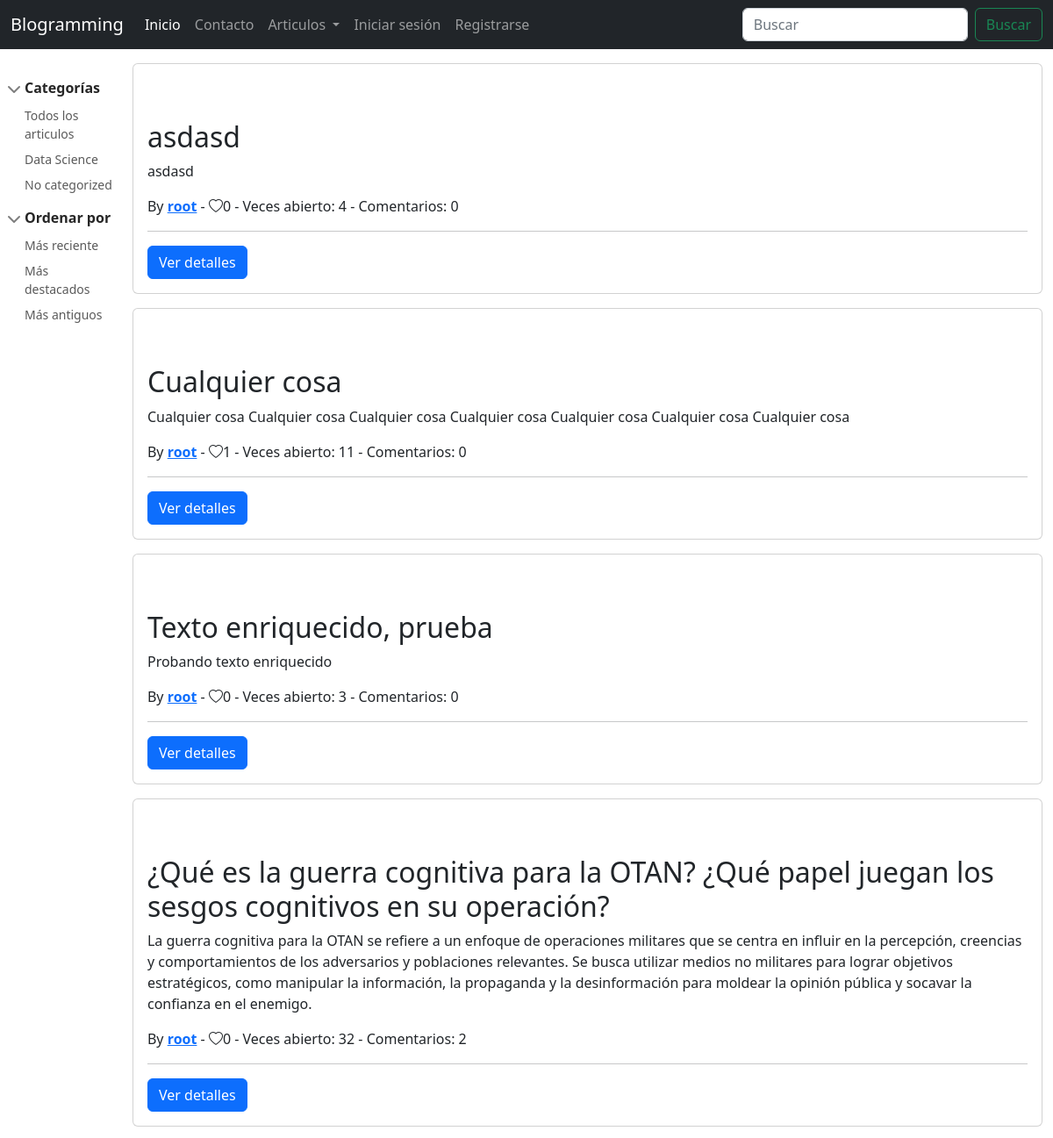
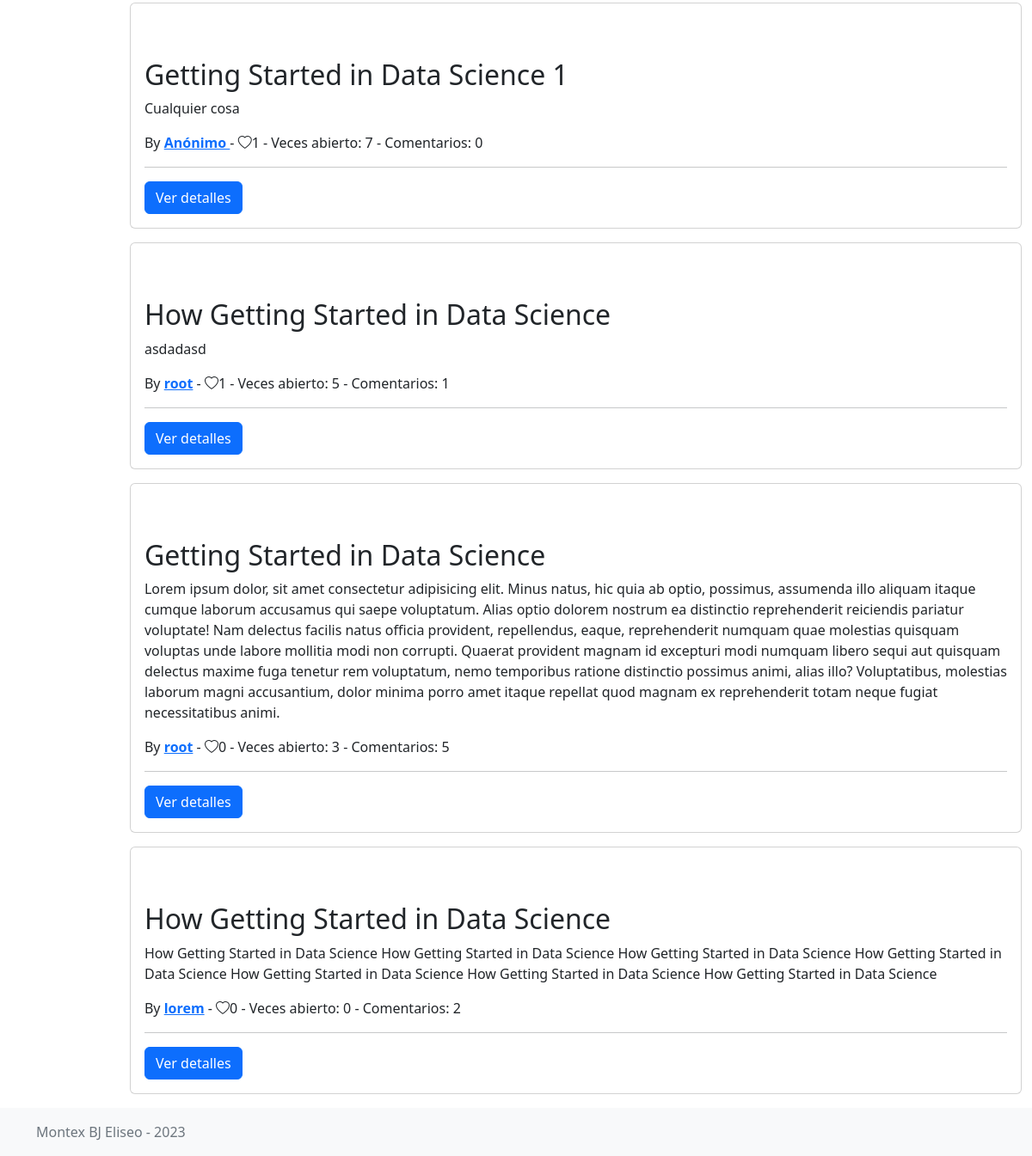
/posts/, run on the app's committed database (2 pictures, top to bottom).
### apps/posts/models.py (models this page shows, shortened)
class Category(models.Model):
    name = models.CharField(max_length=100, verbose_name="Nombre de la categoría")
    description = models.TextField(
        max_length=250, verbose_name="Descripción", null=True
    )
    created_at = models.DateTimeField(
        auto_now_add=True, editable=False, verbose_name="Fecha de creación"
    )
    updated_at = models.DateTimeField(
        auto_now=True, editable=False, verbose_name="Fecha de actualización"
    )
    class Meta:
        verbose_name = "Categoría"
        verbose_name_plural = "Categorías"
    def __str__(self) -> str:
        return self.name
    def get_filterby_link(self):
        url = reverse("posts:index")
        return f"{url}?category={self.pk}"

class Post(models.Model):
    title = models.CharField(
        max_length=100,
        verbose_name="Título del Artículo",
        help_text="Escribe el titulo del artículo",
    )
    short_description = models.TextField(
        max_length=750,
        verbose_name="Descripción breve o resumen",
        help_text="Escribe una breve descripcion o resumen del artículo",
    )
    image = models.ImageField(
        upload_to='posts',
        null=True,
        blank=True,
        verbose_name="Imagen relacionada",
        help_text="Selecciona una imagen relacionada para mostrar como portada del artículo",
    )
    content = models.TextField(
        verbose_name="Contenido del artículo",
        help_text="Escribe el contenido del artículo",
    )
    created_at = models.DateTimeField(
        auto_now_add=True, editable=False, verbose_name="Fecha de creación"
    )
    updated_at = models.DateTimeField(
        auto_now=True, editable=False, verbose_name="Fecha de actualización"
    )
    author = models.ForeignKey(
        get_user_model(),
        null=True,
        on_delete=models.SET_NULL,
        verbose_name="Autor del artículo",
    )
    category = models.ForeignKey(
        Category,
        null=True,
        on_delete=models.SET_NULL,
        verbose_name="Categoría a la que pertenece",
    )
    tags = models.ManyToManyField(
        Tag, verbose_name="Etiquetas relacionadas", blank=True
    )
    likes = models.ManyToManyField(
        get_user_model(), blank=True, related_name="liked_posts"
    )
    views = models.IntegerField(default=0)
    class Meta:
        verbose_name = "Artículo"
        verbose_name_plural = "Artículos"
    def get_absolute_url(self):
        return reverse("posts:view", args=[self.pk])

### apps/users/models.py (models this page shows)
class User(AbstractUser):
    image = models.ImageField(upload_to="users", null=True)
    def get_absolute_url(self):
        return reverse("profile", args=[self.username])

### apps/comments/models.py (models this page shows, shortened)
class PostComment(models.Model):
    text = models.TextField(max_length=300, verbose_name="Contenido del comentario")
    post = models.ForeignKey(
        Post, on_delete=models.CASCADE, verbose_name="Articulo al que pertenece"
    )
    author = models.ForeignKey(
        get_user_model(),
        null=True,
        on_delete=models.SET_NULL,
        verbose_name="Autor del comentario",
    )
    created_at = models.DateTimeField(
        auto_now_add=True, editable=False, verbose_name="Fecha de creación"
    )
    updated_at = models.DateTimeField(
        auto_now=True, editable=False, verbose_name="Fecha de actualización"
    )
    edited = models.BooleanField(default=False, verbose_name="Fue editado?")
    likes = models.ManyToManyField(
        get_user_model(), blank=True, related_name="liked_comments"
    )
    class Meta:
        verbose_name = "Comentario"
        verbose_name_plural = "Comentarios"
        ordering = ["-created_at"]

### apps/posts/views.py (the view, shortened to what this page needs)
# urls.py: path('', PostListView.as_view(), name = 'index'),
class PostListView(ListView):
    model = Post
    template_name = "posts/post_list.html"
    context_object_name = "posts"
    def get_queryset(self):
        queryset = Post.objects.all().order_by("-created_at")
        category = self.request.GET.get("category", "")
        q = self.request.GET.get("q", "")
        if category:
            queryset = queryset.filter(Q(category__id=category))
        return queryset

### blog/context_processors.py (called while the page is built)
def blog_context(request):
    data = {
        'app_name': 'Blogramming',
        'categories': Category.objects.all()
    }
    return data

### blog/templatetags/path_tags.py (called while the page is built)
@register.simple_tag(takes_context=True)
def login_path(context):
    request = context.get("request")
    current_path = request.path
    if current_path not in list(common_urls.values()):
        return common_urls["login"] + f"?next={current_path}"
    return common_urls["login"]

@register.simple_tag(takes_context=True)
def register_path(context):
    request = context.get("request")
    current_path = request.path
    if current_path not in list(common_urls.values()):
        return common_urls["register"] + f"?next={current_path}"
    return common_urls["register"]

### templates/posts/post_list.html (shortened to what this page needs)
{% extends 'base.html' %}
{% block content %}
<main class="d-flex">
    {% include 'posts/sidebar.html' %}
    <section class="container">
        {% for post in posts %}
        {% include 'posts/post_card.html' %}
        {% empty %}
        <h1>No hay articulos para mostrar</h1>
        {% endfor %}
    </section>
</main>
{% endblock content %}

### templates/posts/sidebar.html
<aside class="bd-sidebar">
    <nav class="collapse bd-links" id="bd-docs-nav" aria-label="Docs navigation">
        <ul class="list-unstyled mb-0 py-3 pt-md-1">
            <li class="mb-1">
                <button class="btn d-inline-flex align-items-center rounded" data-bs-toggle="collapse"
                    data-bs-target="#collapse1" aria-expanded="true">
                    Categorías
                </button>
                <div class="collapse show" id="collapse1">
                    <ul class="list-unstyled fw-normal pb-1 small">
                        <li><a href="{% url 'posts:index' %}" class="d-inline-flex align-items-center rounded">Todos los
                                articulos</a></li>
                        {% for category in categories %}
                        <li><a href="{{category.get_filterby_link}}"
                                class="d-inline-flex align-items-center rounded">{{category.name}}</a></li>
                        {% empty %}
                        No hay categorías
                        {% endfor %}
                    </ul>
                </div>
            </li>
            <li class="mb-1">
                <button class="btn d-inline-flex align-items-center rounded" data-bs-toggle="collapse"
                    data-bs-target="#collapse2" aria-expanded="true">
                    Ordenar por
                </button>
                <div class="collapse show" id="collapse2">
                    <ul class="list-unstyled fw-normal pb-1 small">
                        <li><a href="#" class="d-inline-flex align-items-center rounded">Más reciente</a></li>
                        <li><a href="#" class="d-inline-flex align-items-center rounded">Más destacados</a></li>
                        <li><a href="#" class="d-inline-flex align-items-center rounded">Más antiguos</a></li>
                    </ul>
                </div>
            </li>
        </ul>
    </nav>
</aside>

### templates/posts/post_card.html (shortened to what this page needs)
<article class="card  my-3">
    <div class="card-body">
        <h2 class="mt-5">{{post.title}}</h2>
        <p>{{post.short_description}}</p>
        <p>By <a href="{{post.author.get_absolute_url}}"><b>{% if post.author %}{{post.author}}{% else %} Anónimo {% endif %}</b></a> - <span
                class="bi {% if user in post.likes.all %}bi-heart-fill text-danger{% else %}bi-heart{%endif%}">{{post.likes.all|length}}</span>
            - <span>Veces abierto: {{post.views}}</span>
            - <span>Comentarios: {{post.postcomment_set.all|length}}</span>
        </p>
        <hr>
        <a class="btn btn-primary" href="{{post.get_absolute_url}}">Ver detalles</a>
    </div>
</article>

### static/css/docs.css (style rules this page uses)
@media (min-width: 768px) { :root { scroll-padding-top:4rem } }
.bd-links { overflow: auto; font-weight: 600 }
@media (min-width: 768px) { .bd-links { position:-webkit-sticky; position: sticky; top: 5rem; display: block !important; height: calc(100vh - 7rem); padding-left: .25rem; margin-left: -.25rem; overflow-y: auto } }
.bd-links a { padding: .1875rem .5rem; margin-top: .125rem; margin-left: 1.25rem; color: rgba(0,0,0,0.65); text-decoration: none }
.bd-links .btn { padding: .25rem .5rem; font-weight: 600; color: rgba(0,0,0,0.65); background-color: transparent; border: 0 }
.bd-links .btn::before { width: 1.25em; line-height: 0; transition: transform 0.35s ease; transform-origin: .5em 50% }
.bd-links .btn[aria-expanded="true"] { color: rgba(0,0,0,0.85) }
.bd-links .btn[aria-expanded="true"]::before { transform: rotate(90deg) }
.bd-sidebar { grid-area: sidebar }

### data on the page
Category: name "Data Science"
Category: name "No categorized"
Post: title "asdasd", short_description "asdasd", author "root", likes.all|length "0", views "4", postcomment_set.all|length "0"
Post: title "Cualquier cosa", short_description "Cualquier cosa Cualquier cosa Cualquier cosa Cualquier cosa Cualquier cosa Cualquier cosa Cualquier cosa", author "root", likes.all|length "1", views "11", postcomment_set.all|length "0"
Post: title "Texto enriquecido, prueba", short_description "Probando texto enriquecido", author "root", likes.all|length "0", views "3", postcomment_set.all|length "0"
Post: title "¿Qué es la guerra cognitiva para la OTAN? ¿Qué papel juegan los sesgos cognitivos en su operación?", short_description "La guerra cognitiva para la OTAN se refiere a un enfoque de operaciones militares que se centra en influir en la percepción, creencias y comportamientos de los adversarios y poblaciones relevantes. Se busca utilizar medios no militares para lograr objetivos estratégicos, como manipular la información, la propaganda y la desinformación para moldear la opinión pública y socavar la confianza en el enemigo.", author "root", likes.all|length "0", views "32", postcomment_set.all|length "2"
Post: title "Getting Started in Data Science 1", short_description "Cualquier cosa", shows "Anónimo", likes.all|length "1", views "7", postcomment_set.all|length "0"
Post: title "How Getting Started in Data Science", short_description "asdadasd", author "root", likes.all|length "1", views "5", postcomment_set.all|length "1"
Post: title "Getting Started in Data Science", short_description "Lorem ipsum dolor, sit amet consectetur adipisicing elit. Minus natus, hic quia ab optio, possimus, assumenda illo aliquam itaque cumque laborum accusamus qui saepe voluptatum. Alias optio dolorem nostrum ea distinctio reprehenderit reiciendis pariatur voluptate! Nam delectus facilis natus officia provident, repellendus, eaque, reprehenderit numquam quae molestias quisquam voluptas unde labore mollitia modi non corrupti. Quaerat provident magnam id excepturi modi numquam libero sequi aut quisquam delectus maxime fuga tenetur rem voluptatum, nemo temporibus ratione distinctio possimus animi, alias illo? Voluptatibus, molestias laborum magni accusantium, dolor minima porro amet itaque…", author "root", likes.all|length "0", views "3", postcomment_set.all|length "5"
Post: title "How Getting Started in Data Science", short_description "How Getting Started in Data Science How Getting Started in Data Science How Getting Started in Data Science How Getting Started in Data Science How Getting Started in Data Science How Getting Started in Data Science How Getting Started in Data Science", author "lorem", likes.all|length "0", views "0", postcomment_set.all|length "2"

### other printed values
{{ app_name }} "Blogramming"
